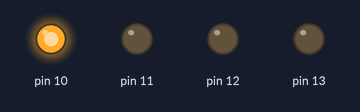
Bench run of a sketch on a simulated Arduino Uno, built with avr-gcc and run on an emulated ATmega328P. Shown: output pins drawn as LEDs (lit = HIGH).

Above: at 0.05 s.
At 0.55 s:
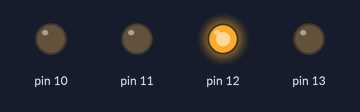
At 1.45 s:
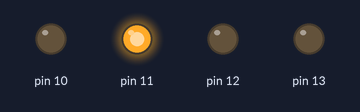
At 2.8 s:
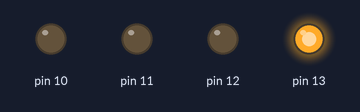
Timing chart, 0 to 3.1 s (numbered marks = the images above):
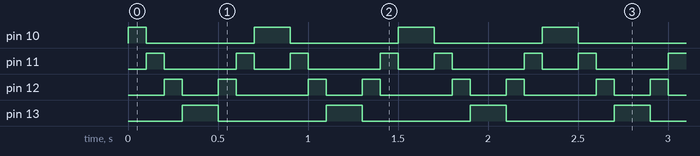

The sketch:

LED-berjalan2.ino
```cpp
void setup() {
  // put your setup code here, to run once:
  // LED berjalan
  for(int i = 10; i <= 13; i++) {
    pinMode(i, OUTPUT);
    // Set output awal
    digitalWrite(i, LOW);
  }
}

void loop() {
  // put your main code here, to run repeatedly:
  // Menyalakan LED satu persatu
  for(int i = 10; i <= 13; i++) {
    digitalWrite(i, HIGH);
    delay(100);
    digitalWrite(i, LOW);
  }

  // Membalikan nyala LED
  for(int i = 13; i >= 10; i--) {
    digitalWrite(i, HIGH);
    delay(100);
    digitalWrite(i, LOW);
  }
}
```

Measured:
- by itself, pin 10: repeats every 0.80 s: LOW 0.60 s, HIGH 0.20 s
- by itself, pin 11: repeats every 0.80 s: LOW 0.40 s, HIGH 0.10 s, LOW 0.20 s, HIGH 0.10 s
- by itself, pin 12: repeats every 0.80 s: LOW 0.20 s, HIGH 0.10 s, LOW 0.40 s, HIGH 0.10 s
- by itself, pin 13: alternates HIGH for 0.20 s and LOW for 0.60 s
